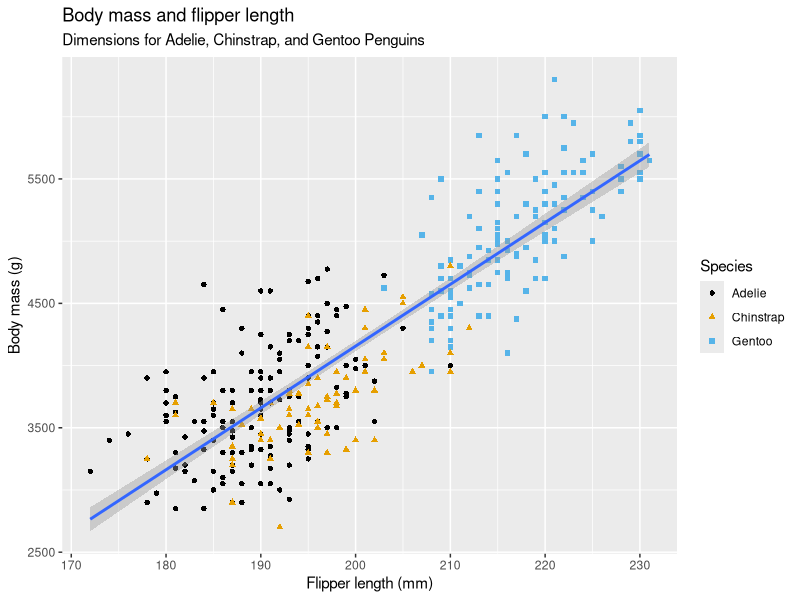
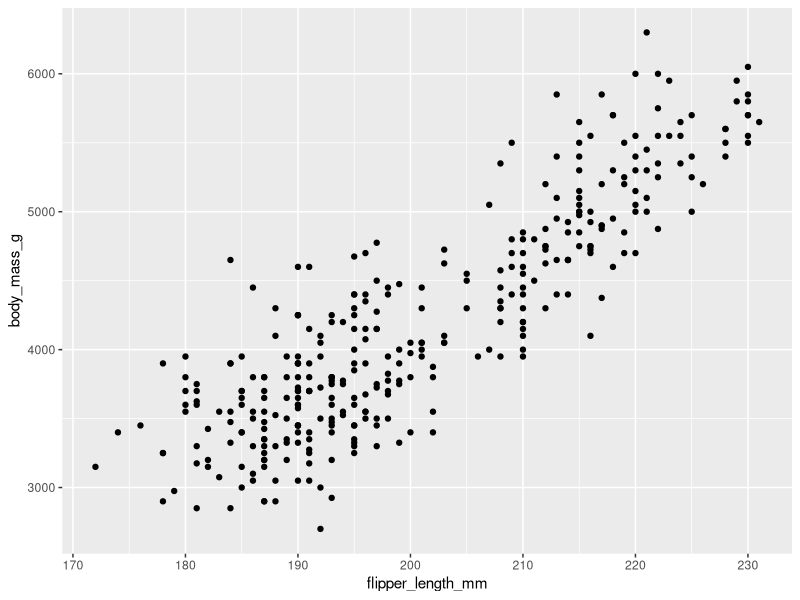

Source code (R) for these figures, in order:
## ---- chunk 1
library(tidyverse)
library(palmerpenguins)
library(ggthemes)
## ---- chunk 2
ggplot(
    data=penguins,
    mapping = aes(x=flipper_length_mm, y=body_mass_g)
    ) +
    geom_point(mapping=aes(color=species, shape=species)) +
    geom_smooth(method="lm") +
    labs(
        title="Body mass and flipper length",
        subtitle="Dimensions for Adelie, Chinstrap, and Gentoo Penguins",
        x="Flipper length (mm)", y="Body mass (g)",
        color="Species", shape="Species"
    ) +
    scale_color_colorblind()
## ---- chunk 3
penguins |>
ggplot(aes(x=flipper_length_mm, y=body_mass_g)) +
geom_point()
